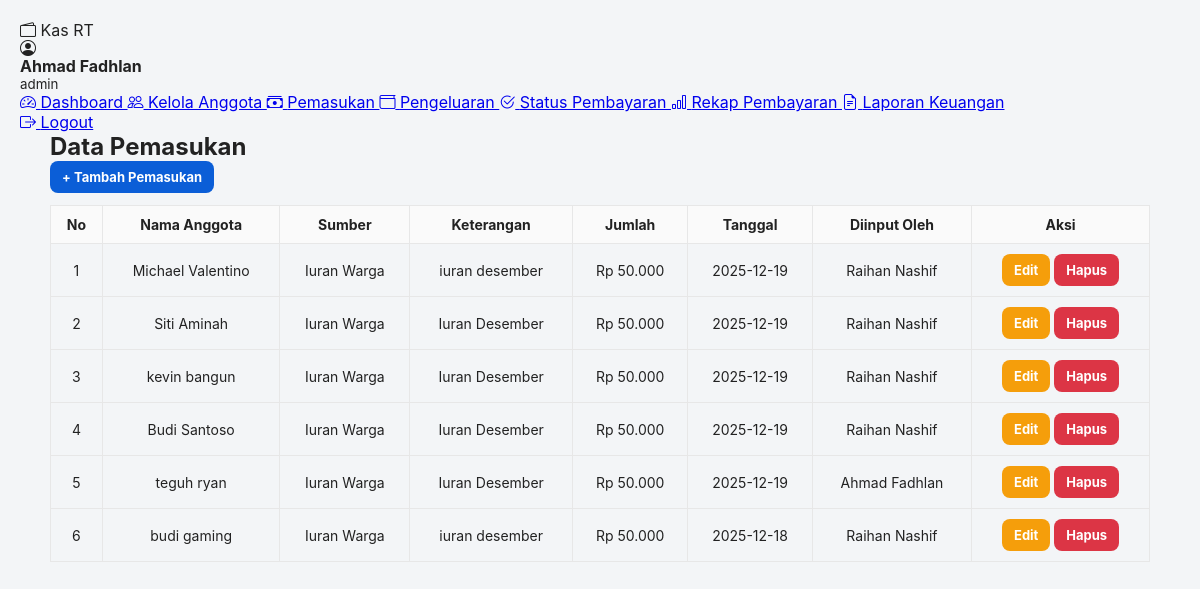
Page /frontend/admin/pemasukan.php (signed in) on the committed database.
### tables this page shows
CREATE TABLE `pemasukan` (
  `id_pemasukan` int(11) NOT NULL,
  `tanggal` date NOT NULL,
  `sumber` varchar(100) NOT NULL,
  `jumlah` decimal(12,2) NOT NULL,
  `keterangan` varchar(255) DEFAULT NULL,
  `id_users` int(11) DEFAULT NULL,
  `input_by` int(11) DEFAULT NULL
);

CREATE TABLE `users` (
  `id_users` int(11) NOT NULL,
  `nama` varchar(100) NOT NULL,
  `username` varchar(50) NOT NULL,
  `password` varchar(255) NOT NULL,
  `role` enum('superadmin','admin','anggota') NOT NULL,
  `alamat` varchar(200) DEFAULT NULL,
  `no_hp` varchar(20) DEFAULT NULL
);

### frontend/admin/pemasukan.php (the view, shortened to what this page needs)
<?php
require "../config/koneksi.php";
include "../partials/navbar.php";
?>
<div class="container py-5">
    <h2 class="mb-4">Data Pemasukan</h2>
    <div class="mb-3">
        <a href="tambah_pemasukan.php" class="btn btn-primary">+ Tambah Pemasukan</a>
    </div>
    <div class="table-responsive">
        <table class="table table-bordered table-striped align-middle">
            <thead class="table-dark text-center">
                <tr>
                    <th>No</th>
                    <th>Nama Anggota</th>
                    <th>Sumber</th>
                    <th>Keterangan</th>
                    <th>Jumlah</th>
                    <th>Tanggal</th>
                    <th>Diinput Oleh</th>
                    <th>Aksi</th>
                </tr>
            </thead>
            <tbody>
            <?php
            $q = mysqli_query($conn, "
                SELECT p.*, u.nama AS anggota, a.nama AS input_admin
                FROM pemasukan p
                LEFT JOIN users u ON p.id_users = u.id_users
                LEFT JOIN users a ON p.input_by = a.id_users
                ORDER BY p.tanggal DESC
            ");
            $no = 1;
            while ($r = mysqli_fetch_assoc($q)):
            ?>
                <tr class="text-center">
                    <td><?= $no++; ?></td>
                    <td><?= htmlentities($r['anggota']) ?></td>
                    <td><?= htmlentities($r['sumber']) ?></td>
                    <td><?= htmlentities($r['keterangan']) ?></td>
                    <td>Rp <?= number_format($r['jumlah'], 0, ',', '.') ?></td>
                    <td><?= $r['tanggal'] ?></td>
                    <td><?= htmlentities($r['input_admin']) ?></td>
                    <td>
                        <a href="edit_pemasukan.php?id=<?= $r['id_pemasukan'] ?>" class="btn btn-sm btn-warning mb-1">Edit</a>
                        <a href="../../backend/pemasukan/index.php?action=delete&id=<?= $r['id_pemasukan'] ?>"
                           onclick="return confirm('Hapus pemasukan ini?')"
                           class="btn btn-sm btn-danger mb-1">Hapus</a>
                    </td>
                </tr>
            <?php endwhile; ?>
            </tbody>
        </table>
    </div>
</div>

### style.css (style rules this page uses)
* { box-sizing: border-box; margin: 0; padding: 0; font-family: Inter, "Segoe UI", Roboto, Arial, sans-serif; }
.container { max-width: 1100px; margin: 0 auto; }
.table { width: 100%; border-collapse: collapse; margin-top: 12px; }
.table th, .table td { padding: 10px; border: 1px solid #e7e7e7; text-align: center !important; font-size: 14px; }
.table th { background: #fafafa; }
.btn { display: inline-block; padding: 8px 12px; border-radius: 8px; text-decoration: none; font-weight: 700; font-size: 13px; }
.btn-primary { background: #0b5ed7; color: #fff; }
.btn-warning { background: #f59e0b; color: #fff; }
.btn-danger { background: #dc3545; color: #fff; }

### rows in the picture
pemasukan: id_users.nama "Michael Valentino", sumber "Iuran Warga", keterangan "iuran desember", jumlah "50.000", tanggal "2025-12-19", users.nama "Raihan Nashif"
pemasukan: id_users.nama "Siti Aminah", sumber "Iuran Warga", keterangan "Iuran Desember", jumlah "50.000", tanggal "2025-12-19", users.nama "Raihan Nashif"
pemasukan: id_users.nama "kevin bangun", sumber "Iuran Warga", keterangan "Iuran Desember", jumlah "50.000", tanggal "2025-12-19", users.nama "Raihan Nashif"
pemasukan: id_users.nama "Budi Santoso", sumber "Iuran Warga", keterangan "Iuran Desember", jumlah "50.000", tanggal "2025-12-19", users.nama "Raihan Nashif"
pemasukan: id_users.nama "teguh ryan", sumber "Iuran Warga", keterangan "Iuran Desember", jumlah "50.000", tanggal "2025-12-19", users.nama "Ahmad Fadhlan"
pemasukan: id_users.nama "budi gaming", sumber "Iuran Warga", keterangan "iuran desember", jumlah "50.000", tanggal "2025-12-18", users.nama "Raihan Nashif"

### other values in the picture
$nama "Ahmad Fadhlan"
$role "admin"
